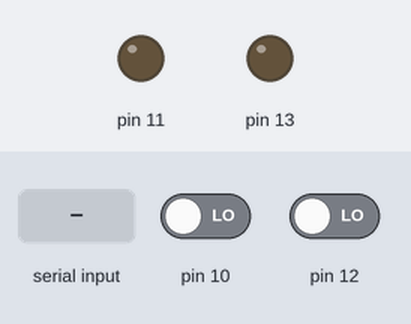
This sketch was run on a simulated Arduino Uno, built with avr-gcc and run on an emulated ATmega328P. On the bench: output pins drawn as LEDs (lit = HIGH). The test bench sets the inputs (shaded band); at power-on: pin 10 LOW, pin 12 LOW.

Above: at 1.2 s.
1.3 s: pin 10 driven HIGH
At 2.5 s:
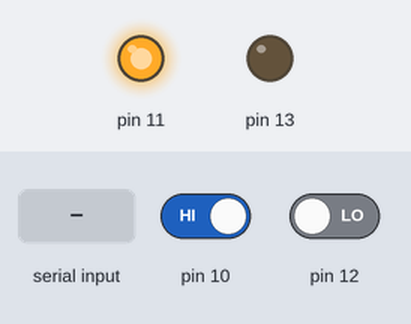
2.8 s: pin 12 driven HIGH
At 3.6 s:
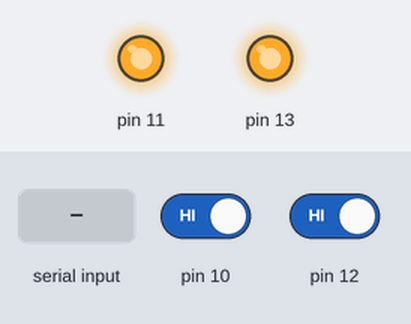
4.3 s: "2" received over Serial
At 4.8 s:
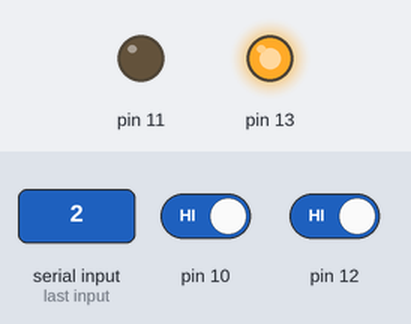
5.8 s: "1" received over Serial
At 7.0 s:
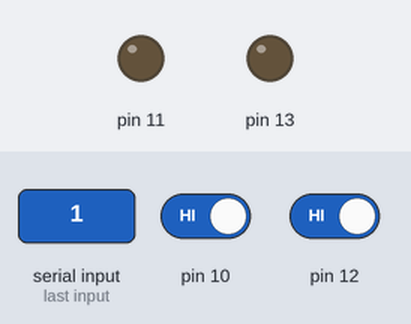
7.3 s: "0" received over Serial
At 8.3 s:
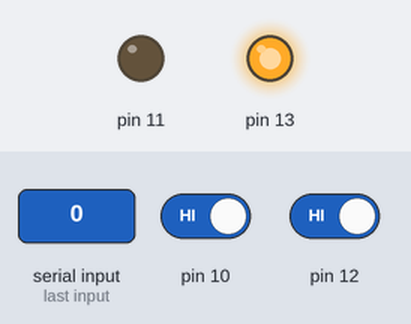
Timing chart, 0 to 9.8 s (numbered marks = the images above; inputs shaded):
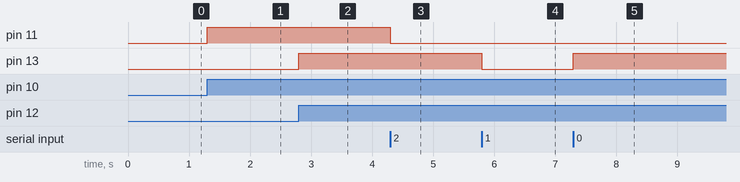

The sketch:

Charging.ino
```cpp
boolean charging = false;
boolean light = false;
int last;
int last2;

void setup(){
  pinMode(13,OUTPUT);
  pinMode(12,INPUT);
  pinMode(10,INPUT);
  pinMode(11,OUTPUT);
  digitalWrite(13,LOW);
  digitalWrite(11,LOW);
  charging = false;
  light = false;

  Serial.begin(115200);
}

void loop(){
  if(digitalRead(12) == HIGH && last != HIGH){
    if(charging == false){
      Serial.write("");
      digitalWrite(13,HIGH);
      charging = true;
    }else if(charging == true){
      Serial.write("");
      digitalWrite(13,LOW);
      charging = false;
    }
  }
  if(digitalRead(10) == HIGH && last2 != HIGH){
    if(light == false){
      Serial.write("");
      digitalWrite(11,HIGH);
      light = true;
    }else if(light == true){
      Serial.write("");
      digitalWrite(11,LOW);
      light = false;
    }
  }

  last = digitalRead(12);
  last2 = digitalRead(10);

  if(Serial.available() > 0){
    String str = "";

    for(int i=0;i<Serial.available();i++){
      str += (char) Serial.read();
    }

    if(str == "1" && charging == true){
      digitalWrite(13,LOW);
      charging = false;
    }
    if(str == "0" && charging == false){
      digitalWrite(13,HIGH)  ;
      charging = true;
    }
    if(str == "2" && light == true){
      digitalWrite(11,LOW);
      light = false;
    }
    if(str == "3" && light == false){
      digitalWrite(11,HIGH);
      light = true;
    }
  }
}
```

Measured:
- after the input at 1.3 s, pin 11: LOW → HIGH at once
- after the input at 2.8 s, pin 13: LOW → HIGH at once
- after the input at 4.3 s, pin 11: HIGH → LOW at once
- after the input at 5.8 s, pin 13: HIGH → LOW at once
- after the input at 7.3 s, pin 13: LOW → HIGH at once
